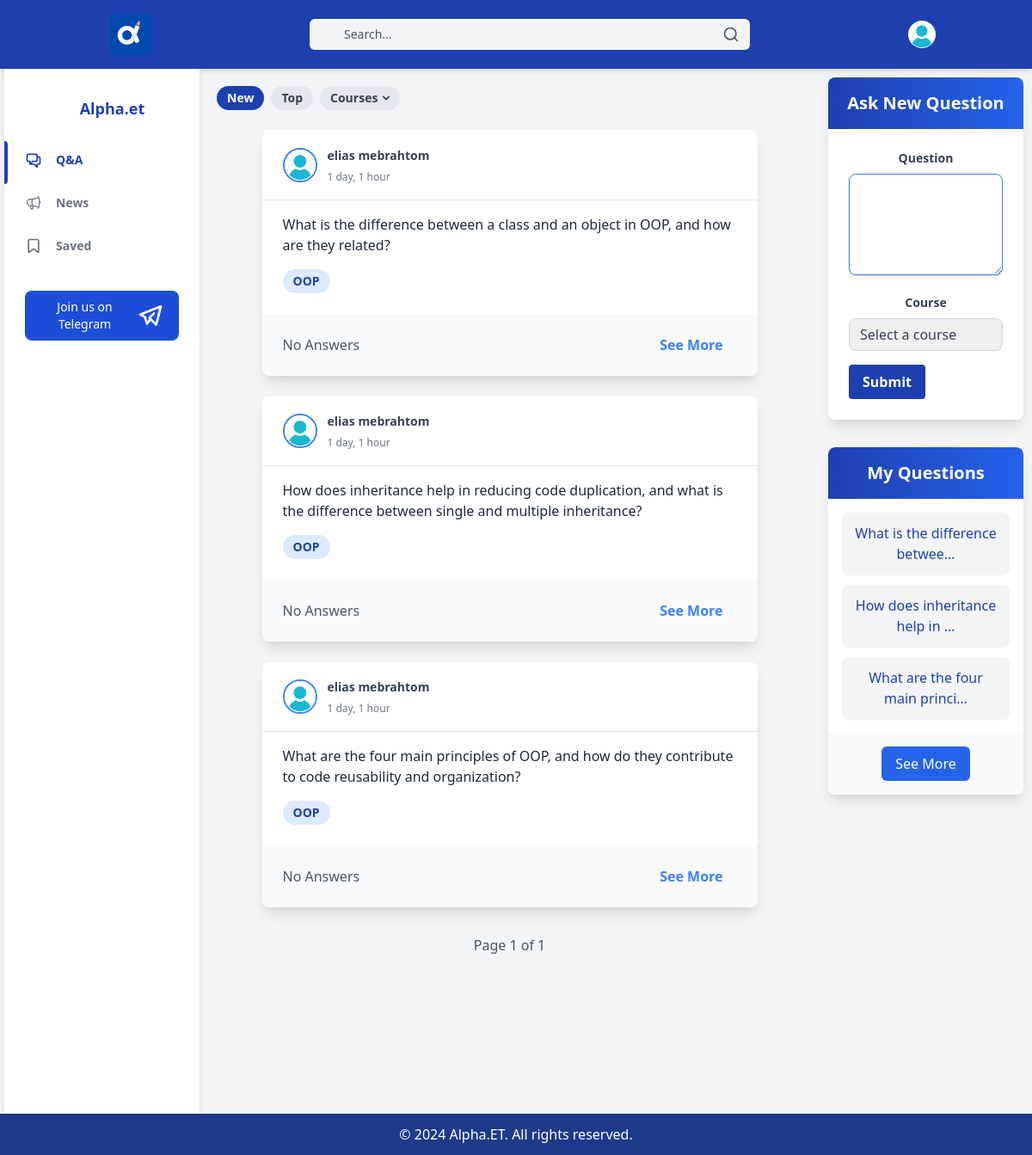
Page /questions/ (signed in) on the committed database.
### alpha/models.py (models this page shows, shortened)
class Questions(models.Model):
    department = models.ForeignKey(Department, on_delete=models.CASCADE)
    course = models.ForeignKey(Course, on_delete=models.CASCADE)
    user = models.ForeignKey(CustomUser, on_delete=models.CASCADE)
    question = models.CharField(max_length=2000)
    date = models.DateTimeField(auto_now_add=True)
    hashtags = models.ManyToManyField(HashTag, blank=True)

class CustomUser(AbstractUser):
    username = None
    first_name = models.CharField(max_length=200)
    last_name = models.CharField(max_length=200)
    profile_pic = models.ImageField(null=True, blank=True, upload_to='profile_pics')
    email = models.EmailField(unique=True)
    department = models.ForeignKey(Department, on_delete=models.CASCADE, null=True)  # Make department nullable
    status = models.CharField(max_length=20, default="freemium", choices=[('admin', 'Admin'), ('premium', 'Premium'),('pending','Pending'), ('freemium', 'Freemium')])
    objects = CustomUserManager()
    USERNAME_FIELD = 'email'
    REQUIRED_FIELDS = []

class Course(models.Model):
    department = models.ForeignKey(Department, on_delete=models.CASCADE)
    course = models.CharField(max_length=300)
    def __str__(self):
        return self.course

### alpha/views.py (the view, shortened to what this page needs)
# urls.py: path('questions/', QuestionsListView.as_view(), name='questions'),
@method_decorator(login_required, name='dispatch')
class QuestionsListView(View):
    def get(self, request):
        nav="qa"
        my_questions=Questions.objects.filter(user=request.user).order_by('-date')[:5]
        department = request.user.department
        courses = Course.objects.filter(department=department)
        questions = Questions.objects.filter(department=department).order_by('-date')
        paginator = Paginator(questions, 10)
        page = request.GET.get('page')
        try:
            questions = paginator.page(page)
        except PageNotAnInteger:
            questions = paginator.page(1)
        except EmptyPage:
            questions = paginator.page(paginator.num_pages)
        form = QuestionForm()
        return render(request, 'questions/questions_list.html', {'my_questions':my_questions,'questions': questions, 'form': form, 'courses': courses, 'nav':nav})

### templates/questions/questions_list.html (shortened to what this page needs)
{% extends 'base/base.html' %} {%load static%} {% block main_content %}
<article class="main">
  <div class="flex justify-between items-center mb-6">
    <div class="flex items-center space-x-2">
      <a
        href="{% url 'questions' %}"
        class="inline-block bg-blue-800 text-white px-3 py-1 text-sm font-semibold rounded-full"
        >New</a
      >
      <a
        href="{% url 'top_questions_list' %}"
        class="inline-block bg-gray-200 text-gray-700 px-3 py-1 text-sm font-semibold rounded-full"
        >Top</a
      >
      <div class="relative">
        <button
          id="dropdownHoverButton"
          data-dropdown-toggle="dropdownHover"
          data-dropdown-trigger="hover"
          class="inline-flex items-center bg-gray-200 text-gray-700 px-3 py-1 text-sm font-semibold rounded-full"
        >
          Courses
          <svg
            class="w-2 h-2 ml-1.5"
            aria-hidden="true"
            xmlns="http://www.w3.org/2000/svg"
            fill="none"
            viewBox="0 0 10 6"
          >
            <path
              stroke="currentColor"
              stroke-linecap="round"
              stroke-linejoin="round"
              stroke-width="2"
              d="m1 1 4 4 4-4"
            />
          </svg>
        </button>
      </div>
    </div>
  </div>
  {% for question in questions %}
  <div
    class="bg-white rounded-lg overflow-hidden mx-auto max-w-xl mb-6 shadow-lg hover:shadow-xl transition-shadow duration-300"
  >
    <div
      class="px-6 py-4 text-gray-700 flex items-center justify-between border-b border-gray-200"
    >
      <div class="flex items-center">
        <img
          src="{% if question.user.profile_pic %}{{ question.user.profile_pic.url }}{% else %}{% static 'no_profile_pics/profile.jpg' %}{% endif %}"
          alt="Profile Picture"
          class="h-10 w-10 rounded-full mr-3 border-2 border-blue-500 object-cover"
        />
        <div>
          <span class="text-sm font-bold"
            >{{ question.user.first_name }} {{ question.user.last_name }}</span
          >
          <br />
          <span class="text-xs text-gray-500"
            >{{ question.date|timesince }}</span
          >
        </div>
      </div>
    </div>
    <div class="px-6 py-4">
      <p class="text-gray-800 text-base mb-4">
        {{ question.question | truncatechars:150 }}
      </p>
      <div class="flex flex-wrap">
        <span
          class="inline-block bg-blue-100 text-blue-800 px-3 py-1 text-sm font-semibold rounded-full mr-2 mb-2"
          >{{ question.course }}</span
        >
      </div>
    </div>
    <div class="px-6 py-4 bg-gray-50 flex justify-between items-center">
       <span class="text-gray-600">
        {% if question.answers.count == 0 %}
          No Answers
        {% elif question.answers.count == 1 %}
          1 Answer
        {% else %}
          {{ question.answers.count }} Answers
        {% endif %}
      </span>
      <a
        href="{% url 'question-detail' pk=question.pk %}"
        class="text-blue-500 hover:text-blue-700 font-semibold py-2 px-4 rounded-full focus:outline-none focus:shadow-outline transition duration-300 ease-in-out"
        >See More</a
      >
    </div>
  </div>
  {% endfor %}
  <div class="flex justify-center mt-8 space-x-4">
    <span class="text-gray-600"
      >Page {{ questions.number }} of {{ questions.paginator.num_pages }}</span
    >
  </div>
</article>
<aside class="aside aside2 hidden md:block h-screen overflow-y-auto">
  <div class="bg-white rounded-lg shadow-lg mb-8">
    <div class="bg-gradient-to-r from-blue-800 to-blue-600 text-white text-center py-4 rounded-t-lg">
      <h2 class="text-xl font-semibold">Ask New Question</h2>
    </div>
    <form id="questionForm" method="post" action="{% url 'questions' %}" class="p-6">
      <div class="mb-4">
        <label for="question" class="block text-gray-700 text-sm font-bold mb-2">Question</label>
        <textarea
          id="question"
          name="question"
          class="shadow appearance-none border border-blue-500 rounded-lg w-full py-2 px-3 text-gray-700 leading-tight focus:outline-none focus:shadow-outline focus:border-blue-700 focus:ring-2 focus:ring-blue-500"
          rows="5"
          required
        ></textarea>
      </div>
      <div class="mb-4">
        <label for="course" class="block text-gray-700 text-sm font-bold mb-2">Course</label>
        <select
          id="course"
          name="course"
          class="appearance-none border border-gray-300 rounded-lg w-full py-2 px-3 text-gray-700 leading-tight focus:outline-none focus:shadow-outline focus:border-blue-700 focus:ring-2 focus:ring-blue-500"
          required
        >
          <option value="" disabled selected class="text-gray-400">Select a course</option>
        </select>
      </div>
      <div class="flex items-center justify-between">
        <button
          class="bg-blue-800 hover:bg-blue-700 text-white font-bold py-2 px-4 rounded focus:outline-none focus:shadow-outline"
          type="submit"
        >
          Submit
        </button>
      </div>
    </form>
  </div>
  <div class="bg-white shadow-lg rounded-lg overflow-hidden">
    <div class="bg-gradient-to-r from-blue-800 to-blue-600 text-white text-center py-4 rounded-t-lg">
      <h2 class="text-xl font-semibold">My Questions</h2>
    </div>
    <div class="p-4">
      <ul class="space-y-3">
        {% for question in my_questions %}
        <li class="bg-gray-100 p-3 rounded-lg shadow-sm">
          <a href="{% url 'question-detail' question.id %}" class="text-blue-800 hover:underline">{{question.question|truncatechars:30}}</a>
        </li>
        {%endfor%}
      </ul>
    </div>
    <div class="bg-gray-50 text-center p-4 rounded-b-lg">
      <a href="{% url 'my-questions' %}">
      <button
        class="bg-blue-600 text-white px-4 py-2 rounded-md hover:bg-blue-700 focus:outline-none focus:ring-2 focus:ring-blue-500"
      >
        See More
      </button>
    </a>
    </div>
  </div>
</aside>
{% endblock %}

### templates/base/base.html (shortened to what this page needs)
<!DOCTYPE html>
<html lang="en">
  {% load static %}
  <head>
    <link
      href="https://cdn.jsdelivr.net/npm/tailwindcss@2.2.19/dist/tailwind.min.css"
      rel="stylesheet"
    />
    <link href="{% static 'main.css' %}" rel="stylesheet" />
  </head>
  <body class="bg-gray-100">
    <div class="wrapper">
      <header class="z-10 py-4 bg-blue-800 shadow-md">
        <div
          class="container flex items-center justify-between h-full px-6 mx-auto text-white"
        >
          <div class="flex items-center space-x-4">
            <img
              src="{% static 'logo/logo.jpg' %}"
              alt="Logo"
              class="h-10 w-10 md:h-12 md:w-12"
            />
          </div>
          <div class="flex justify-center flex-1 relative">
            <form
              action="{% url 'search' %}"
              method="GET"
              class="w-full max-w-md lg:max-w-lg xl:max-w-xl"
            >
              <div class="relative">
                <input
                  id="searchInput"
                  name="q"
                  class="w-full pl-10 pr-4 py-2 text-sm text-gray-700 placeholder-gray-600 bg-gray-100 border-0 rounded-md dark:placeholder-gray-500 dark:focus:shadow-outline-gray dark:focus:placeholder-gray-600 dark:bg-gray-700 dark:text-gray-200 focus:placeholder-gray-500 focus:bg-white focus:border-purple-300 focus:outline-none focus:shadow-outline-blue form-input"
                  type="text"
                  placeholder="Search..."
                  aria-label="Search"
                  autocomplete="off"
                />
                <div
                  id="searchResults"
                  class="absolute inset-y-0 left-0 flex items-center pl-4"
                ></div>
                <button
                  type="submit"
                  class="absolute inset-y-0 right-0 pr-3 flex items-center text-gray-600"
                >
                  <svg
                    class="h-5 w-5"
                    viewBox="0 0 24 24"
                    fill="none"
                    stroke="currentColor"
                    stroke-width="2"
                    stroke-linecap="round"
                    stroke-linejoin="round"
                  >
                    <circle cx="11" cy="11" r="8" />
                    <line x1="21" y1="21" x2="16.65" y2="16.65" />
                  </svg>
                </button>
              </div>
            </form>
          </div>
          <ul class="flex items-center space-x-6">
            <li class="relative" x-data="{ isOpen: false }">
              <button
                @click="isOpen = !isOpen"
                class="align-middle rounded-full focus:shadow-outline-purple focus:outline-none"
                aria-label="Account"
                aria-haspopup="true"
              >
                {% if user.profile_pic %}
                <img
                  src="{{ user.profile_pic.url }}"
                  alt="Profile Picture"
                  class="object-cover h-8 w-8 rounded-full"
                />
                {% else %}
                <img
                  src="{% static 'no_profile_pics/profile.jpg' %}"
                  alt="Profile Picture"
                  class="object-cover h-8 w-8 rounded-full"
                />
                {% endif %}
              </button>
            </li>
          </ul>
        </div>
      </header>
      {% block main_content %}{% endblock %}
      <aside
        class="aside aside1 fixed top-0 left-0 w-64 bg-white z-10 hidden h-screen pt-4"
      >
        <div class="py-4 text-gray-500 dark:text-gray-400">
          <a
            class="ml-6 text-lg font-bold text-blue-800 dark:text-gray-200"
            href="#"
          >
            Alpha.et
          </a>
          <ul class="mt-6">
            <li class="relative px-6 py-3">
              {% if nav == 'qa' %}
              <span
                class="absolute inset-y-0 left-0 w-1 bg-blue-800 rounded-tr-lg rounded-br-lg"
                aria-hidden="true"
              ></span>
              {% endif %}
              <a
                class="{% if nav == 'qa' %} text-blue-800 {% endif %} inline-flex items-center w-full text-sm font-semibold transition-colors duration-150 hover:text-blue-800"
                href="{% url 'questions' %}"
              >
                <svg
                  class="h-5 w-5 {% if nav == 'qa' %} text-blue-800 {% endif %}"
                  fill="none"
                  viewBox="0 0 24 24"
                  stroke="currentColor"
                >
                  <path
                    stroke-linecap="round"
                    stroke-linejoin="round"
                    stroke-width="2"
                    d="M17 8h2a2 2 0 012 2v6a2 2 0 01-2 2h-2v4l-4-4H9a1.994 1.994 0 01-1.414-.586m0 0L11 14h4a2 2 0 002-2V6a2 2 0 00-2-2H5a2 2 0 00-2 2v6a2 2 0 002 2h2v4l.586-.586z"
                  />
                </svg>
                <span class="ml-4">Q&A</span>
              </a>
            </li>
          </ul>
          <ul>
            <li class="relative px-6 py-3">
              <a
                class="{% if nav == 'news' %} text-blue-800 {% endif %} inline-flex items-center w-full text-sm font-semibold transition-colors duration-150 hover:text-blue-800"
                href="{% url 'news' %}"
              >
                <span class="ml-4">News</span>
              </a>
            </li>
            <li class="relative px-6 py-3">
              <a
                class="{% if nav == 'saved' %} text-blue-800 {% endif %} inline-flex items-center w-full text-sm font-semibold transition-colors duration-150 hover:text-blue-800"
                href="{% url 'saved-questions' %}"
              >
                <svg
                  class="h-5 w-5"
                  viewBox="0 0 24 24"
                  fill="none"
                  stroke="currentColor"
                  stroke-width="2"
                  stroke-linecap="round"
                  stroke-linejoin="round"
                >
                  <path d="M19 21l-7-5-7 5V5a2 2 0 0 1 2-2h10a2 2 0 0 1 2 2z" />
                </svg>
                <span class="ml-4">Saved</span>
              </a>
            </li>
          </ul>
          <div class="px-6 my-6">
            <a href="https://t.me/alpha_tutorial">
              <button
                class="flex items-center justify-between w-full px-4 py-2 text-sm font-medium leading-5 text-white transition-colors duration-150 bg-blue-700 border border-transparent rounded-lg active:bg-blue-800 hover:bg-blue-800 focus:outline-none focus:shadow-outline-blue"
              >
                Join us on Telegram
                <span class="ml-2" aria-hidden="true">
                  <svg class="h-8 w-8 "  width="24" height="24" viewBox="0 0 24 24" stroke-width="2" stroke="currentColor" fill="none" stroke-linecap="round" stroke-linejoin="round">
                    <path stroke="none" d="M0 0h24v24H0z"/>
                    <path d="M15 10l-4 4l6 6l4 -16l-18 7l4 2l2 6l3 -4" />
                  </svg>
                </span>
              </button>
            </a>
          </div>
        </div>
      </aside>
     <footer class=" footer py-3 bg-blue-900 text-center">
      <div class="container mx-auto">
          <p class="text-white">© 2024 Alpha.ET. All rights reserved.</p>
      </div>
  </footer>
    </div>
  </body>
</html>

### rows in the picture
Questions: user.first_name "elias", user.last_name "mebrahtom", date "1 day, 1 hour", question "What is the difference between a class and an object in OOP, and how are they related?", course "OOP", shows "No Answers", question "What is the difference betwee…"
Questions: user.first_name "elias", user.last_name "mebrahtom", date "1 day, 1 hour", question "How does inheritance help in reducing code duplication, and what is the difference between single and multiple inheritance?", course "OOP", shows "No Answers", question "How does inheritance help in …"
Questions: user.first_name "elias", user.last_name "mebrahtom", date "1 day, 1 hour", question "What are the four main principles of OOP, and how do they contribute to code reusability and organization?", course "OOP", shows "No Answers", question "What are the four main princi…"

### other values in the picture
{{ questions.number }} "1"
{{ questions.paginator.num_pages }} "1"
